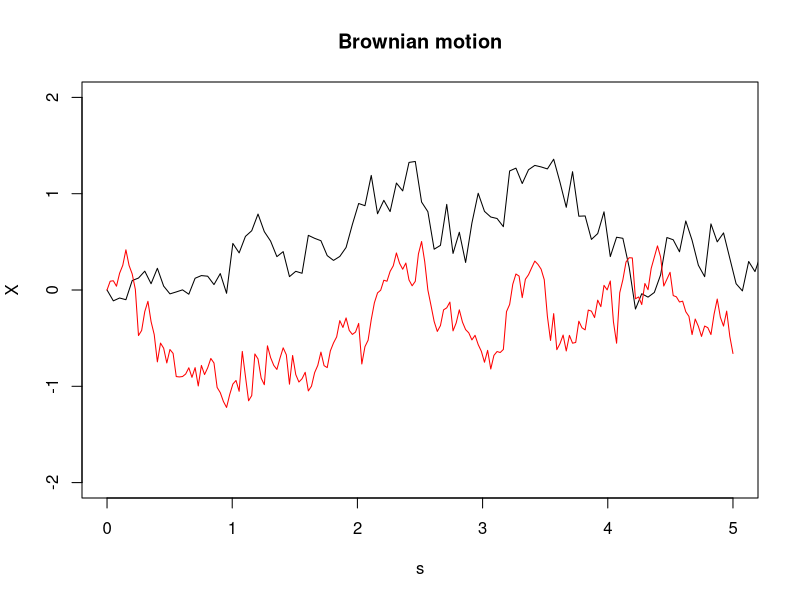
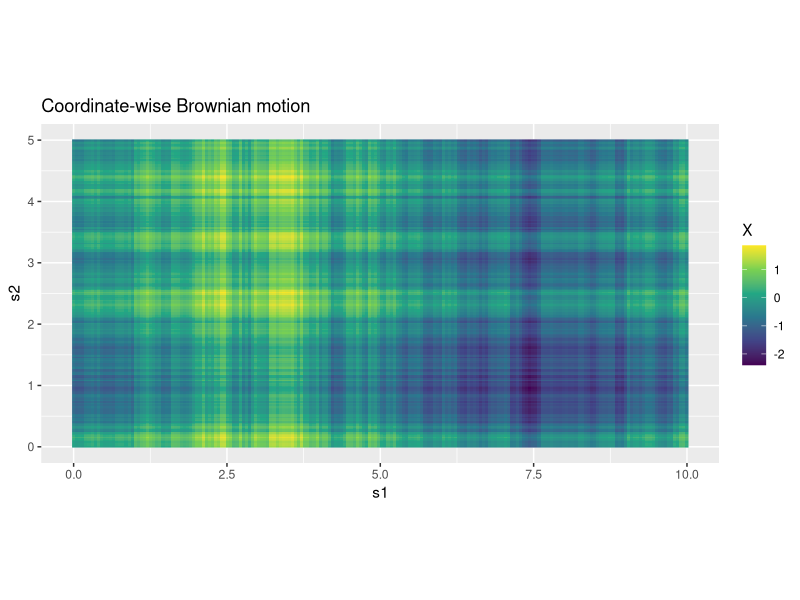
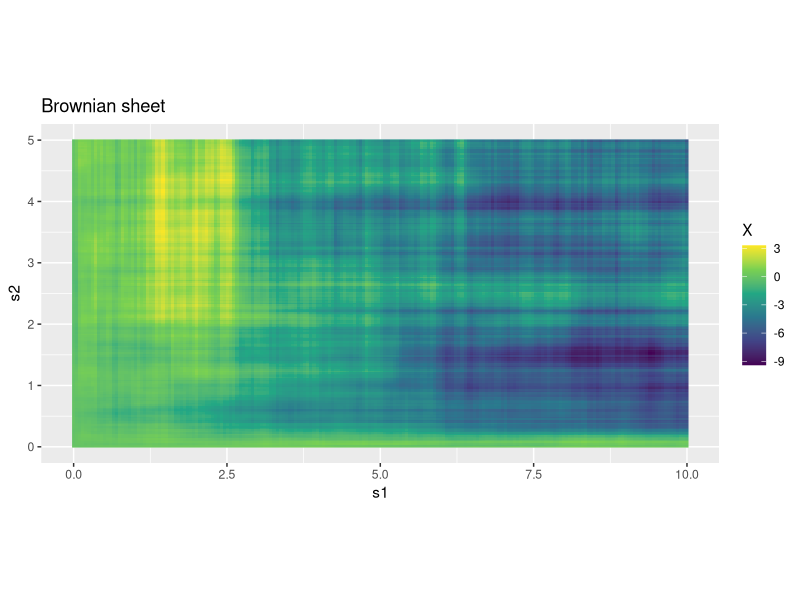

Reproduce these figures in R, in order.
## Example 1
simBrownian = function(xMin, xMax, nRes, sigma = 1){
  h = (xMax-xMin)/(nRes-1)
  return(list(x = seq(xMin, xMax, length.out = nRes),
              B = cumsum(c(0, rnorm(nRes-1, sd = sqrt(h)*sigma)))))
}

# a) Brownian motion
set.seed(100)
B1 = simBrownian(0, 10, 200)
B2 = simBrownian(0, 5, 200)
plot(B1$x, B1$B, type = "l", ylim = c(-2,2), xlim = c(0,5), main = "Brownian motion", xlab = "s", ylab = "X")
lines(B2$x, B2$B, col = "red")

# b) Coordinate-wise Brownian motion
library(ggplot2)
library(viridis)
df = data.frame(s1 = rep(B1$x, length(B2$x)), 
                s2 = rep(B2$x, each = length(B1$x)),
                X = rep(B1$B, length(B2$B))+rep(B2$B, each = length(B1$B)))

fig = ggplot(data = df, aes(s1, s2)) + 
  geom_raster(aes(fill = X)) +
  scale_fill_viridis_c() + coord_fixed() + 
  ggtitle("Coordinate-wise Brownian motion")
fig

# c) Brownian sheet
simSheet = function(xRan, yRan, dim, sigma = 1){
  dA = diff(xRan)*diff(yRan)/prod(dim-1)
  x = seq(xRan[1], xRan[2], length.out = dim[1])
  y = seq(yRan[1], yRan[2], length.out = dim[2])
  z = matrix(0, nrow = dim[1], ncol = dim[2])
  for(i in 1:dim[1]){
    for(j in 1:dim[2]){
      if(!(i == 1 && j == 1)){
        z[i,j] = rnorm(1, sd = sigma*sqrt(dA))
      }
      if(i > 1){
        z[i,j] = z[i,j] + z[i-1,j]
      }
      if(j > 1){
        z[i,j] = z[i,j] + z[i,j-1]
      }
      if(i > 1 && j > 1){
        z[i,j] = z[i,j] - z[i-1, j-1]
      }
    }
  }
  return(data.frame(s1 = rep(x, length(y)),
                    s2 = rep(y, each = length(x)),
                    X  = as.vector(z)))
}

df = simSheet(c(0, 10), c(0, 5), dim = c(200, 200))  
fig = ggplot(data = df, aes(s1, s2)) + 
  geom_raster(aes(fill = X)) +
  scale_fill_viridis_c() + 
  coord_fixed() +
  ggtitle("Brownian sheet")
fig
